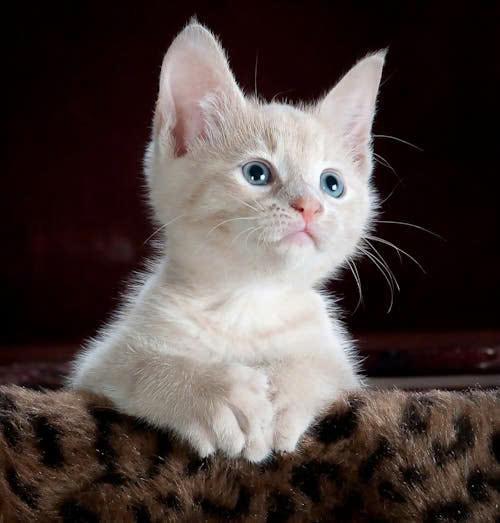
#> input picture cat.jpeg, 500 x 523 px
$ python test.py
#> lines starting #> are read from the running program, lines starting #| are printed output that depends on the picture
import cv2
import numpy as np
import matplotlib.pyplot as plt

def split_region(image, threshold):
    """ Recursively split the image into quadrants based on variance threshold. """
    mean_var = np.var(image)
    if mean_var > threshold:
        h, w = image.shape[:2]
        if h < 2 or w < 2:
            return [image]
        return (split_region(image[:h // 2, :w // 2], threshold) +
                split_region(image[:h // 2, w // 2:], threshold) +
                split_region(image[h // 2:, :w // 2], threshold) +
                split_region(image[h // 2:, w // 2:], threshold))
    else:
        return [image]

def merge_regions(regions):
    """ Merge regions based on the similarity of mean color values """
    i = 0
    while i < len(regions) - 1:
        mean1 = np.mean(regions[i], axis=(0, 1))
        j = i + 1
        while j < len(regions):
            mean2 = np.mean(regions[j], axis=(0, 1))
            if np.linalg.norm(mean1 - mean2) < 15:  # Color difference threshold, adjust as needed
                regions[i] = cv2.addWeighted(regions[i], 0.5, regions[j], 0.5, 0)
                del regions[j]
            else:
                j += 1
        i += 1
    return regions

def plot_segments(segments):
    """ Plot each segment found """
    plt.figure(figsize=(10, 10))
    for i, segment in enumerate(segments):
        plt.subplot(int(np.ceil(np.sqrt(len(segments)))), int(np.ceil(np.sqrt(len(segments)))), i + 1)
        plt.imshow(cv2.cvtColor(segment, cv2.COLOR_BGR2RGB))
        plt.axis('off')
    plt.show()

# Load image
image_path = './cat.jpeg'  # Modify this with your image path
image = cv2.imread(image_path)
#> image is the input picture: shape (523, 500, 3); mean B, G, R 64.7, 67.4, 78.8

# Check if the image is loaded properly
if image is None:
    print("Error loading image")
else:
    # Split image based on variance threshold
    variance_threshold = 1000  # Modify this threshold as per your image characteristics
    segments = split_region(image, variance_threshold)
#> in split_region, `mean_var = np.var(image)`: mean_var = 6498
#> call 2 of split_region, with threshold = 1000
#> in split_region (call 2), `mean_var = np.var(image)`: mean_var = 4995.1
#> in split_region (call 2), `mean_var = np.var(image)`:
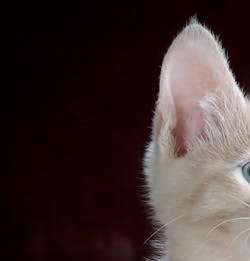
#> image: shape (261, 250, 3); mean B, G, R 48.6, 49.8, 64.5
#> call 3 of split_region, with threshold = 1000
#> in split_region (call 3), `mean_var = np.var(image)`: mean_var = 30.22
#> in split_region (call 3), `mean_var = np.var(image)`:
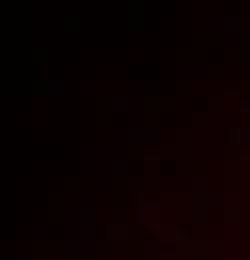
#> image: shape (130, 125, 3) (shown 2 times larger); mean B, G, R 0.5, 0.5, 10
#> call 4 of split_region, with threshold = 1000
#> in split_region (call 4), `mean_var = np.var(image)`: mean_var = 6861.9
#> in split_region (call 4), `mean_var = np.var(image)`:
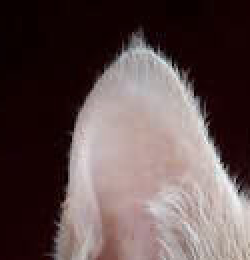
#> image: shape (130, 125, 3) (shown 2 times larger); mean B, G, R 78.7, 79.1, 96.1
#> in split_region (call 5), `mean_var = np.var(image)`: mean_var = 3377.8
#> in split_region (call 5), `mean_var = np.var(image)`:
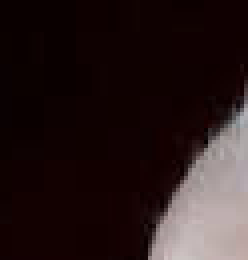
#> image: shape (65, 62, 3) (shown 4 times larger); mean B, G, R 25.8, 25.8, 40.3
#> in split_region (call 7), `mean_var = np.var(image)`: mean_var = 482.3
#> in split_region (call 7), `mean_var = np.var(image)`:
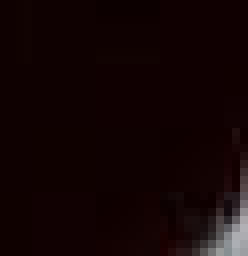
#> image: shape (32, 31, 3) (shown 8 times larger); mean B, G, R 5.3, 5, 19.7
#> in split_region (call 9), `mean_var = np.var(image)`: mean_var = 6197.6
#> in split_region (call 9), `mean_var = np.var(image)`:
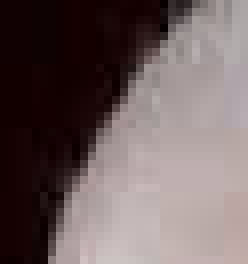
#> image: shape (33, 31, 3) (shown 8 times larger); mean B, G, R 95.4, 95.4, 110.5
#> segments = 2173 items
#> the loop in merge_regions, `while i < len(regions) - 1:` made 1 pass
#> mean1 on pass 1: [0.514, 0.457, 10]
#> after the loop in merge_regions, `while i < len(regions) - 1:`: i = 0; regions = 2173 items

    # Merge segments
#> (the run stopped early here; a loop or call above may not have finished)
